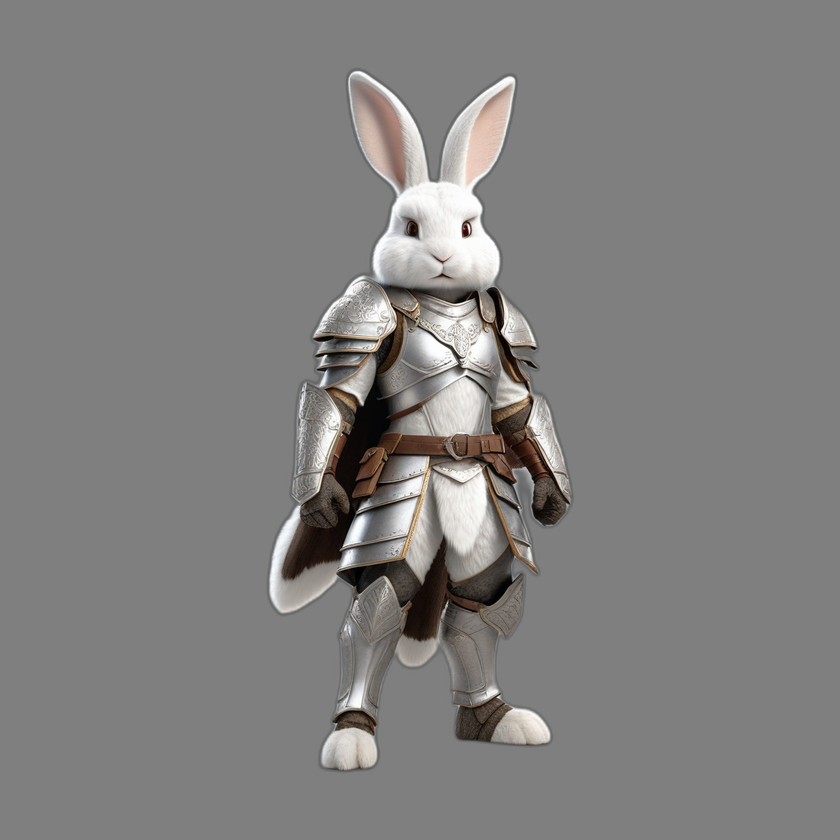
#> input picture scripts/_dbg_source.png, 840 x 840 px, shrunk from 1163 x 1163 before the run
$ python generate_back_view_flip.py _dbg_source.png out _back_tpose_skeleton.png 3 _back_tpose_skeleton.png
#> lines starting #> are read from the running program, lines starting #| are printed output that depends on the picture
"""Flip-only back-view generator (no AI inpaint).

Mirrors the front image horizontally and saves it as the "back" photo.
The result still shows the subject's face (just side-flipped), but the
silhouette + outfit + colors are pixel-identical to the front. That's
strictly better than what an AI inpainter does on a creature/animal/
object, where the inpaint step hallucinates costumes / wrong anatomy
("white spandex suit on a monkey", etc.).

For TRELLIS-2 multi-ref, the back image is mainly used to:
  - anchor dorsal colors / patterns
  - complement the front silhouette
Both are satisfied by a horizontal flip. The visible face on the back
just means TRELLIS-2 gets the same face information from two angles,
which doesn't hurt the bake quality (it's still a single subject).

CLI (identical to generate_back_view.py contract):
    python generate_back_view_flip.py <front> <out_dir> [prompt_hint]
                                       [num_images] [name_suffix]
"""
import os
import sys
from PIL import Image


def log(msg):
    print(f'[back-flip] {msg}', flush=True)


def main():
    if len(sys.argv) < 3:
        print('Usage: generate_back_view_flip.py <front_image> '
              '<output_dir> [prompt_hint] [num_images] [name_suffix]')
        sys.exit(1)
    front_image = os.path.abspath(sys.argv[1])
    output_dir = os.path.abspath(sys.argv[2])
    # prompt_hint accepted for CLI compat, ignored (no AI here).
    _prompt_hint = sys.argv[3] if len(sys.argv) > 3 else ''
    num_images = int(sys.argv[4]) if len(sys.argv) > 4 else 1
    name_suffix = sys.argv[5] if len(sys.argv) > 5 else os.path.splitext(
        os.path.basename(front_image))[0]

    if not os.path.isfile(front_image):
        log(f'ERROR: front image not found: {front_image}')
        sys.exit(2)

    os.makedirs(output_dir, exist_ok=True)
    log(f'front={front_image}')
    log(f'out_dir={output_dir}  stem={name_suffix}  n={num_images}')

    img = Image.open(front_image)
#> img is the input picture: PIL image 840x840 RGB; mean R, G, B 129, 127.8, 127
    flipped = img.transpose(Image.FLIP_LEFT_RIGHT)
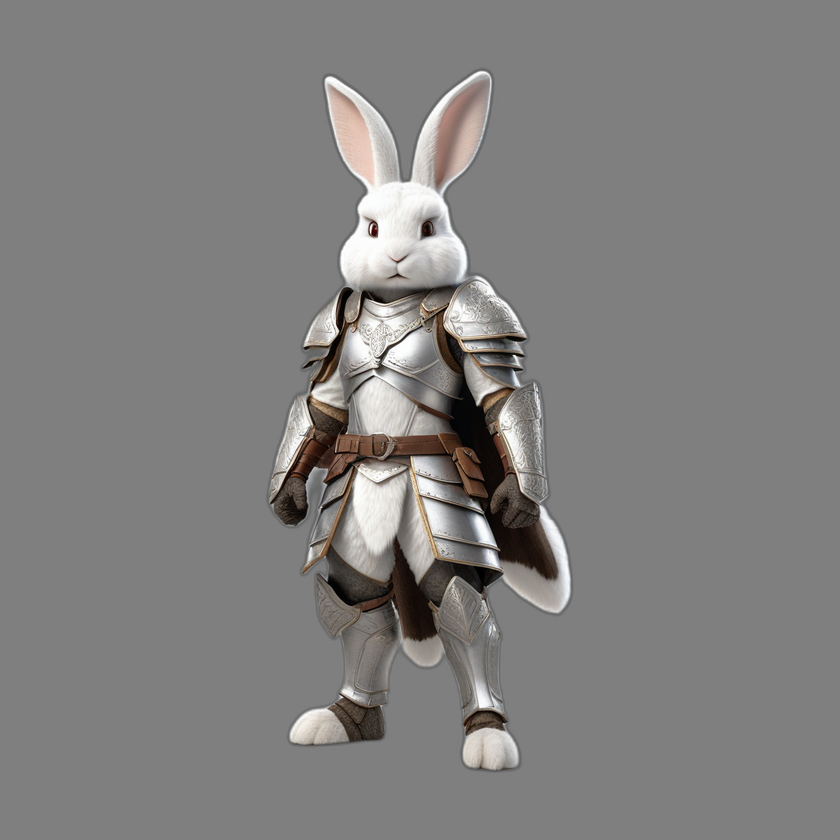
#> flipped: PIL image 840x840 RGB; mean R, G, B 129, 127.8, 127

    for i in range(num_images):
        out_path = os.path.join(output_dir, f'back_{name_suffix}_{i}.png')
        flipped.save(out_path)
        log(f'wrote {out_path}')
        print(f'BACK_VIEW_PATH: {out_path}', flush=True)

    log('done (horizontal flip, no AI)')


if __name__ == '__main__':
    main()
